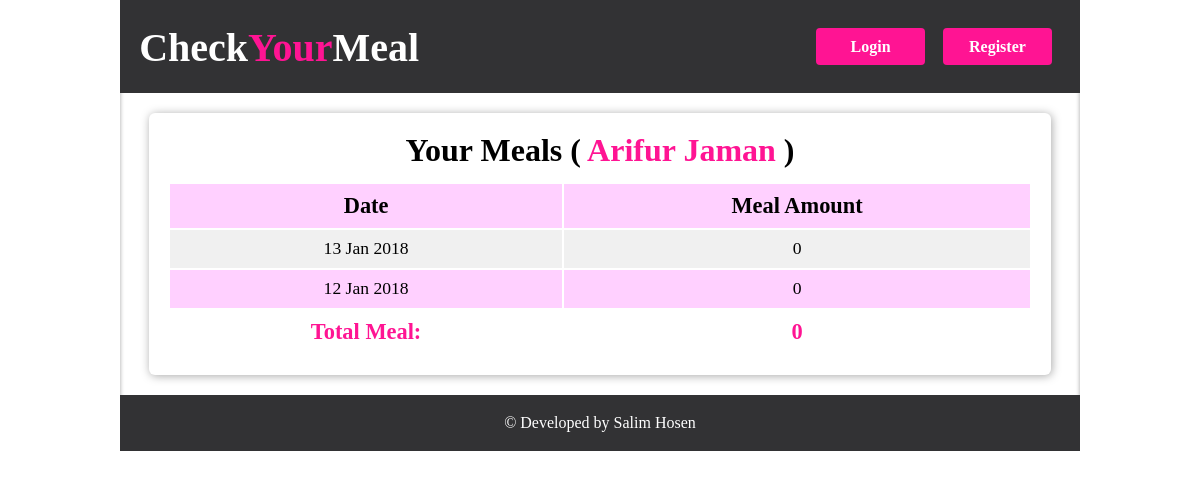
Page /meal.php?chkId=23 on the committed database.
### tables this page shows
CREATE TABLE `tbl_members` (
  `memId` int(11) NOT NULL,
  `memName` varchar(255) DEFAULT NULL
);

CREATE TABLE `meal_tbl` (
  `mealId` int(11) NOT NULL,
  `date` varchar(255) DEFAULT NULL,
  `memID_19` varchar(255) DEFAULT NULL,
  `memID_20` varchar(255) DEFAULT NULL,
  `memID_21` varchar(255) DEFAULT NULL,
  `memID_23` varchar(255) DEFAULT NULL
);

### admin/classes/Member.php (called while the page is built, shortened)
<?php
	class Member{
		private $db;
		public function __construct(){
			$this->db = new Database();
		}
		public function getMemberbyId($memEditId){
			$query = "select * from tbl_members where memId = '$memEditId' limit 1";
			$res = $this->db->select($query);
			if($res){
				return $res;
			}else{
				return false;
			}
		}
	}
?>

### admin/lib/Database.php (called while the page is built, shortened)
<?php
	class Database{
		private $db_user = DB_USER;
		private $db_name = DB_NAME;
		private $db_pass = DB_PASS;
		private $db_host = DB_HOST;
		public $link;
		public function dbCon(){
			$this->link = new mysqli($this->db_host,$this->db_user,$this->db_pass,$this->db_name);
		}
		public function select($query){
			$res = $this->link->query($query)or die("Connection Fail".$this->link->error.__LINE__);
			if(mysqli_num_rows($res)>0){
				return $res;
			}else{
				return false;
			}
		}
	}
?>

### admin/classes/Meal.php (called while the page is built, shortened)
<?php
	class Meal{
		private $db;
		public function __construct(){
			$this->db = new Database();
		}
		public function getMealbyId($chkId){
			$query = "select mealId,date,memID_$chkId from meal_tbl order by date desc";
			$res = $this->db->select($query);
			return $res;
		}
	}
?>

### admin/helpers/Format.php (called while the page is built, shortened)
<?php
	class Format{
		public function formatDate($data){
			$data = strtotime($data);
			return date("d M Y",$data);
		}
	}
?>

### meal.php (the view)
<?php include "inc/header.php";?>
				<section>
					<article>
					<?php
						if(isset($_GET['chkId'])){
								$chkId = $_GET['chkId'];
						}
					?>
						<div class="bazzar_tbl">
						<h2>Your Meals (<span>
							<?php
							if(isset($chkId)){
								$getMember = $mem->getMemberbyId($chkId);
								$getMember = $getMember->fetch_assoc();
								echo $getMember['memName'];
							}
							?>
						</span>)</h2>
							<table>
								<tbody>
									<tr>
										<td>Date</td>
										<td>Meal Amount</td>
									</tr>
									<?php
										$res = $meal->getMealbyId($chkId);
										$tot = 0;
										if($res){
											while($value = $res->fetch_assoc()){
									?>
									<tr>
										<td><?php echo $fm->formatDate($value['date']);?></td>
										<td><?php
											if($value['memID_'.$chkId] == "")echo 0;
											else
											echo $value['memID_'.$chkId];?></td>
									</tr>
										<?php
											$tot += (float)$value['memID_'.$chkId];
											}
										}
										?>
									<tr class="tot">
										<td>Total Meal:</td>
										<td><?php echo $tot;?></td>
									</tr>
								</tbody>
							</table>
						</div>
					</article>
				</section>
				<?php include "inc/footer.php";?>

### css/style.css (style rules this page uses)
* { margin: 0; padding: 0; }
body,html { margin: 0; padding: 0; width: 100%; min-height: 100%; font-size: 1em; }
header, section, article, footer { display: block; overflow: hidden; }
.heading span, .bazzar_tbl h2>span { color: #FF1493; }
article h2 { text-align: center; padding-bottom: 1.5%; font-size: 2em; }
.login_form,.meal_tab,.bazzar_tbl,.off { width: 50%; margin: 20px auto; padding: 2%; box-shadow: 1px 1px 10px #A8A8A8; border-radius: 6px; overflow: hidden; }
table { width: 100%; }
.meal_tab tr:nth-child(2n+1),.bazzar_tbl tr:nth-child(2n+1) { background: #FFD0FF; }
.meal_tab tr:nth-child(2n),.bazzar_tbl tr:nth-child(2n) { background: #F0F0F0; }
.bazzar_tbl { width: 90%; }
.bazzar_tbl tr:first-child td { font-size: 1.4em; font-weight: bold; }
.bazzar_tbl td { padding: 1%; font-size: 1.1em; text-align: center; }
.tot td { font-weight: bold; color: #FF1493; font-size: 1.4em; background: #fff; }

### rows in the picture
tbl_members: memName "Arifur Jaman"
meal_tbl: date "13 Jan 2018"
meal_tbl: date "12 Jan 2018"

### other values in the picture
$tot "0"
